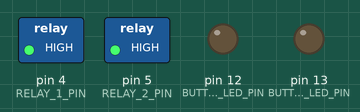
A sketch run on a simulated Arduino Uno, built with avr-gcc and run on an emulated ATmega328P. On the bench: switched loads named in the sketch (green lamp = pin HIGH), output pins drawn as LEDs (lit = HIGH).

Above: at 0.1 s.
At 7.7 s:
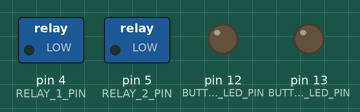
Timing chart, 0 to 19.8 s (numbered marks = the images above):
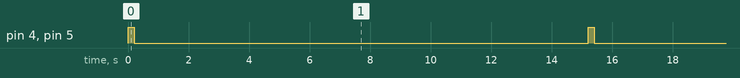

Measured:
- by itself, pin 4 (RELAY_1_PIN), pin 5 (RELAY_2_PIN): alternates HIGH for 0.20 s and LOW for 15.0 s

The sketch:

synced_kodak_slide_projector_interval_fixed.ino
```cpp
// (licence header left out)
// スライドする時間間隔(デフォルトは15000ms)
float delay_ms = 15000;

// 入出力ピンの番号設定
const int BUTTON_1_PIN = 2;
const int BUTTON_2_PIN = 3;
const int RELAY_1_PIN = 4;
const int RELAY_2_PIN = 5;
const int BUTTON_1_STATUS_LED_PIN = 12;
const int BUTTON_2_STATUS_LED_PIN = 13;
const int POTENTIOMETER_PIN = A0;


//
// ピンモードの設定、割り込みピンの設定、シリアルポートの初期化
//
void setup()
{
  pinMode(BUTTON_1_STATUS_LED_PIN, OUTPUT);
  pinMode(BUTTON_2_STATUS_LED_PIN, OUTPUT);

  pinMode(RELAY_1_PIN, OUTPUT);
  pinMode(RELAY_2_PIN, OUTPUT);

  pinMode(POTENTIOMETER_PIN, INPUT);

  pinMode(BUTTON_1_PIN, INPUT);
  pinMode(BUTTON_2_PIN, INPUT);

  //Serial.begin(9600);
}

//
// ループ関数
//
void loop()
{

  // スライドプロジェクタAを先にスライドさせる信号を送る
  PORTD |= B00010000;
  //delay(20);

  // スライドプロジェクタBをスライドさせる信号を送る
  PORTD |= B00100000;

  // AとB同時にスライドさせる信号を送る
  //PORTD |= B00110000;

  // リレー信号を200ms保持する
  delay(200);

  // AとBのスライドプロジェクタのスライドを止める
  PORTD &= B11001111;

  // 可変抵抗で読み取った時間間隔分停止を保持する
  delay(delay_ms);
}
```
